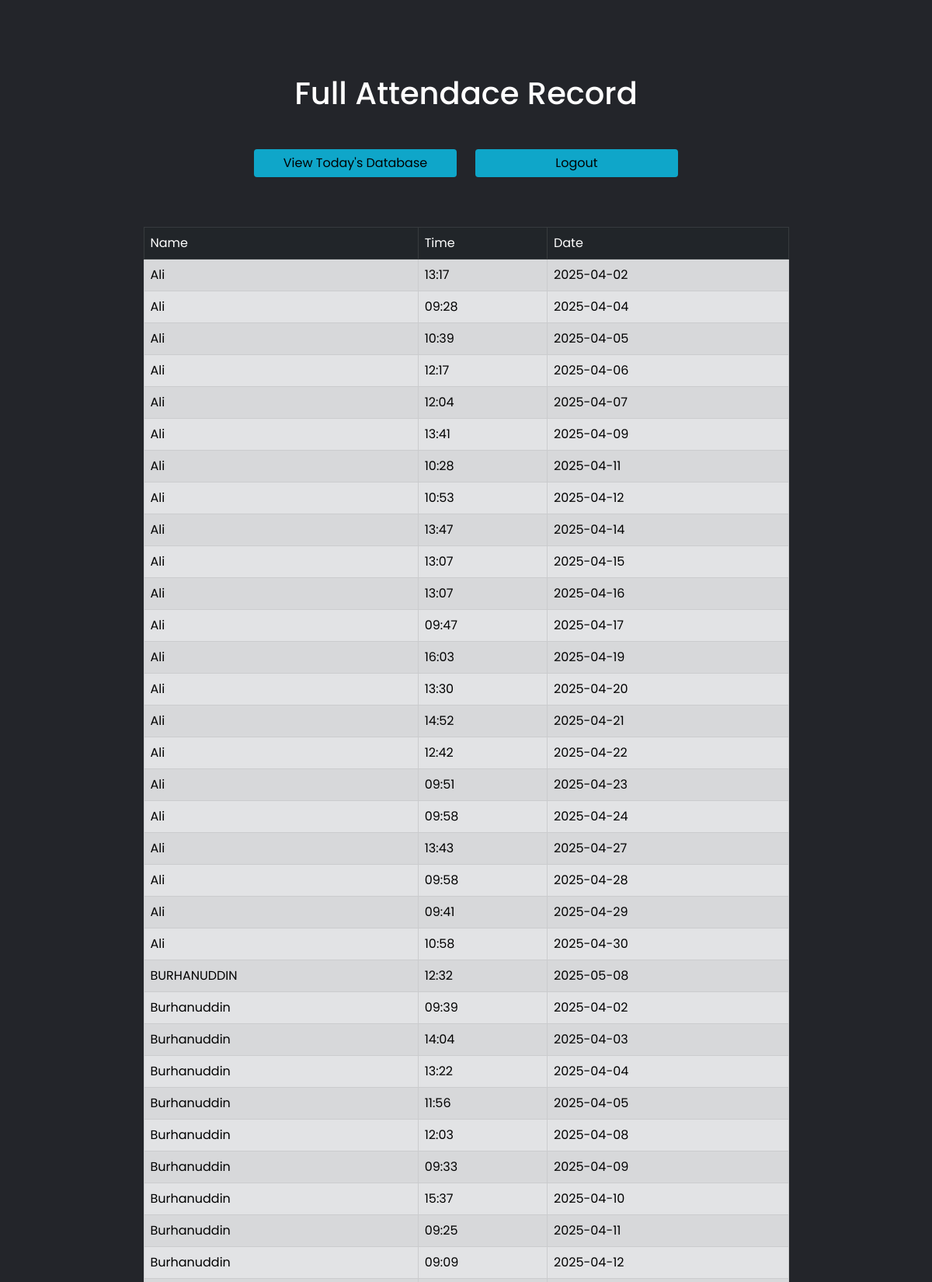
Page /whole (upper part) on the committed database.
### tables this page shows
CREATE TABLE Attendance (NAME TEXT, Time TEXT, Date TEXT, UNIQUE(NAME, Date));

### app.py (the view)
@app.route('/whole',methods=["GET","POST"])
def whole():
    today=date.today()
    conn = sqlite3.connect('information.db')
    conn.row_factory = sqlite3.Row
    cur = conn.cursor()
    cursor = cur.execute("SELECT DISTINCT NAME,Time, Date from Attendance")
    rows=cur.fetchall()
    return render_template('AttendanceList.html',rows=rows)

### templates/AttendanceList.html (shortened to what this page needs)
<!doctype html>
<html lang="en">
<head>
  <link href="https://cdn.jsdelivr.net/npm/bootstrap@5.0.2/dist/css/bootstrap.min.css" rel="stylesheet"
>
  <link rel="stylesheet" href="{{ url_for('static', filename='css/style.css') }}">
</head>
<body>
    <div class="container">
        <h1 class="text-center pt-5 mt-5 mb-5 text-white">Full Attendace Record</h1>
        <div class="row mb-5 justify-content-center">
            <div class="col-md-3">
                <form class="mb-3 w-100" action="/data" method="post">
                    <button class="btn btn-primary blue-btn w-100">View Today's Database</button>
                </form>
            </div>
            <div class="col-md-3">
                <form class="mb-3 w-100" action="/" method="GET">
                    <button class="btn btn-primary blue-btn w-100">Logout</button>
                </form>
            </div>
        </div>
        <div class="row justify-content-center">
            <div class="col-md-9">
                <table class="table table-secondary table-striped table-bordered table-hover mb-5" >
                    <thead class="table-dark">
                        <td>Name</td>
                        <td>Time</td>
                        <td>Date</td>
                    </thead>
                    <tbody>
                        {% for row in rows %}
                            <tr>
                                <td>{{row["NAME"]}}</td>
                                <td>{{row["Time"]}}</td>
                                <td>{{row["Date"]}}</td>
                            </tr>
                        {% endfor %}
                    </tbody>
                </table>
            </div>
        </div>
    </div>
</body>
</html>

### static/css/style.css (style rules this page uses)
* { margin: 0; padding: 0; box-sizing: border-box; font-family: "Poppins", sans-serif; }
body { background: #23252a; }
.blue-btn { background-color: #0fa6c9 !important; color: black !important; border: white !important; }

### rows in the picture
Attendance: NAME "Ali", Time "13:17", Date "2025-04-02"
Attendance: NAME "Ali", Time "09:28", Date "2025-04-04"
Attendance: NAME "Ali", Time "10:39", Date "2025-04-05"
Attendance: NAME "Ali", Time "12:17", Date "2025-04-06"
Attendance: NAME "Ali", Time "12:04", Date "2025-04-07"
Attendance: NAME "Ali", Time "13:41", Date "2025-04-09"
Attendance: NAME "Ali", Time "10:28", Date "2025-04-11"
Attendance: NAME "Ali", Time "10:53", Date "2025-04-12"
Attendance: NAME "Ali", Time "13:47", Date "2025-04-14"
Attendance: NAME "Ali", Time "13:07", Date "2025-04-15"
Attendance: NAME "Ali", Time "13:07", Date "2025-04-16"
Attendance: NAME "Ali", Time "09:47", Date "2025-04-17"
Attendance: NAME "Ali", Time "16:03", Date "2025-04-19"
Attendance: NAME "Ali", Time "13:30", Date "2025-04-20"
Attendance: NAME "Ali", Time "14:52", Date "2025-04-21"
Attendance: NAME "Ali", Time "12:42", Date "2025-04-22"
Attendance: NAME "Ali", Time "09:51", Date "2025-04-23"
Attendance: NAME "Ali", Time "09:58", Date "2025-04-24"
Attendance: NAME "Ali", Time "13:43", Date "2025-04-27"
Attendance: NAME "Ali", Time "09:58", Date "2025-04-28"
Attendance: NAME "Ali", Time "09:41", Date "2025-04-29"
Attendance: NAME "Ali", Time "10:58", Date "2025-04-30"
Attendance: NAME "BURHANUDDIN", Time "12:32", Date "2025-05-08"
Attendance: NAME "Burhanuddin", Time "09:39", Date "2025-04-02"
Attendance: NAME "Burhanuddin", Time "14:04", Date "2025-04-03"
Attendance: NAME "Burhanuddin", Time "13:22", Date "2025-04-04"
Attendance: NAME "Burhanuddin", Time "11:56", Date "2025-04-05"
Attendance: NAME "Burhanuddin", Time "12:03", Date "2025-04-08"
Attendance: NAME "Burhanuddin", Time "09:33", Date "2025-04-09"
Attendance: NAME "Burhanuddin", Time "15:37", Date "2025-04-10"
Attendance: NAME "Burhanuddin", Time "09:25", Date "2025-04-11"
Attendance: NAME "Burhanuddin", Time "09:09", Date "2025-04-12"
